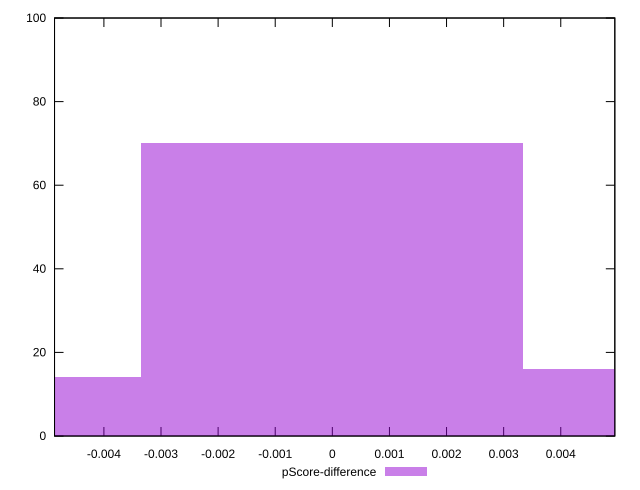

Here is the gnuplot script that generated this plot:
reset

$pScoreDifference <<EOF
0 70
-0.006687995631908976 14
0.006687995631908976 16
EOF

set key outside below
set boxwidth 0.006687995631908976
set xrange [-0.004864424745377516:0.004946604119647535]
set yrange [0:100]
set trange [0:100]
set style fill transparent solid 0.5 noborder
set terminal svg size 640, 490 enhanced background rgb 'white'
set output "report_00013_2021-02-09T12-04-24.940Z/first-cpu-idle/samples/pages+cached+noadtech/pScore-difference/histogram.svg"

plot $pScoreDifference title "pScore-difference" with boxes

reset
